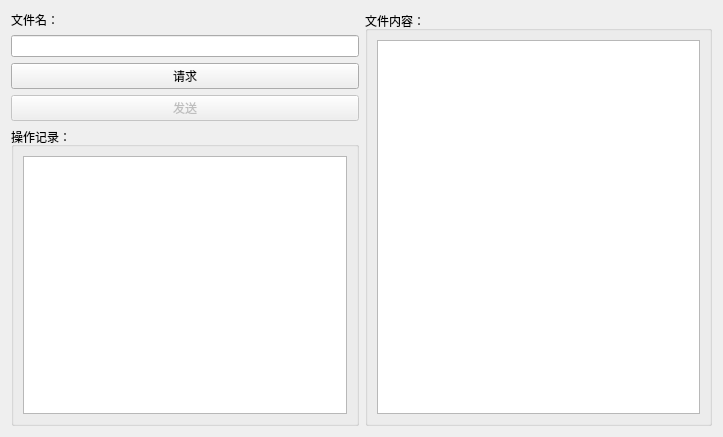
<?xml version="1.0" encoding="UTF-8"?>
<ui version="4.0">
 <class>Client</class>
 <widget class="QWidget" name="Client">
  <property name="geometry">
   <rect>
    <x>0</x>
    <y>0</y>
    <width>723</width>
    <height>437</height>
   </rect>
  </property>
  <property name="windowTitle">
   <string>Form</string>
  </property>
  <layout class="QHBoxLayout" name="horizontalLayout_4">
   <item>
    <layout class="QHBoxLayout" name="horizontalLayout_3">
     <item>
      <layout class="QVBoxLayout" name="verticalLayout">
       <item>
        <widget class="QLabel" name="label">
         <property name="text">
          <string>文件名：</string>
         </property>
        </widget>
       </item>
       <item>
        <widget class="QLineEdit" name="fileName"/>
       </item>
       <item>
        <widget class="QPushButton" name="btnRequest">
         <property name="text">
          <string>请求</string>
         </property>
        </widget>
       </item>
       <item>
        <widget class="QPushButton" name="btnSend">
         <property name="enabled">
          <bool>false</bool>
         </property>
         <property name="text">
          <string>发送</string>
         </property>
        </widget>
       </item>
       <item>
        <widget class="QGroupBox" name="groupBox_2">
         <property name="title">
          <string>操作记录：</string>
         </property>
         <layout class="QHBoxLayout" name="horizontalLayout_2">
          <item>
           <widget class="QTextEdit" name="record"/>
          </item>
         </layout>
        </widget>
       </item>
      </layout>
     </item>
     <item>
      <widget class="QGroupBox" name="groupBox">
       <property name="title">
        <string>文件内容：</string>
       </property>
       <layout class="QHBoxLayout" name="horizontalLayout">
        <item>
         <widget class="QTextEdit" name="content"/>
        </item>
       </layout>
      </widget>
     </item>
    </layout>
   </item>
  </layout>
 </widget>
 <resources/>
 <connections/>
</ui>
